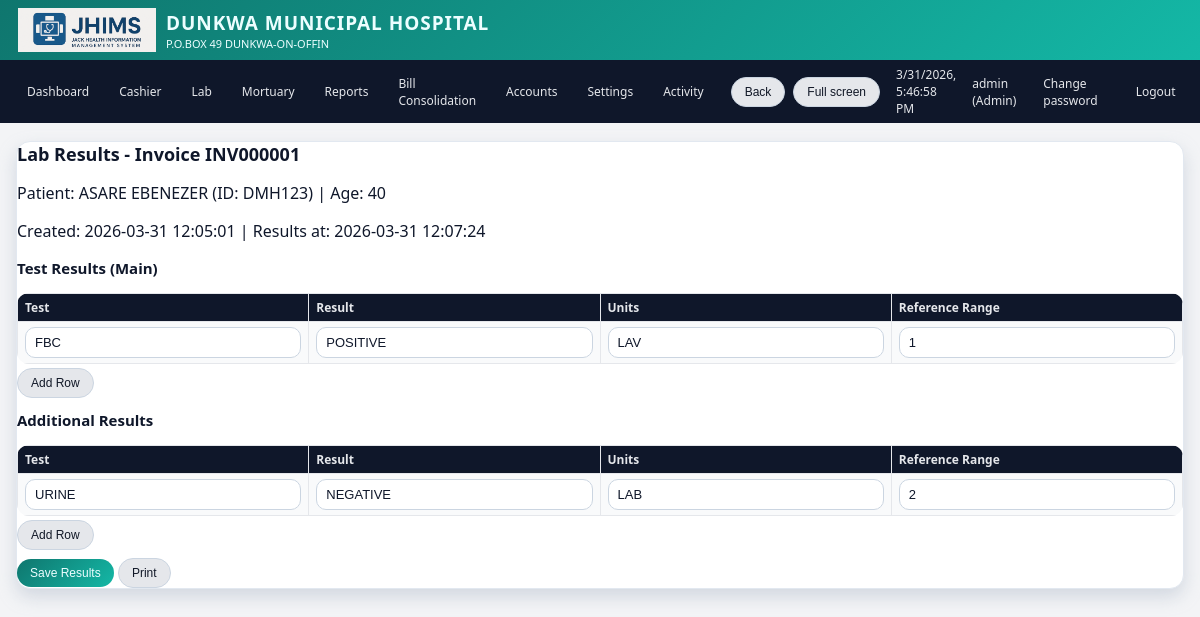
The app's page /lab/results/1 (signed in) with its own data.
### tables this page shows
CREATE TABLE lab_requests(id INTEGER PRIMARY KEY AUTOINCREMENT,created_at TEXT,patient_id TEXT,patient_name TEXT,age TEXT,insured_status TEXT,tests_json TEXT,total_amount REAL,invoice_no TEXT,is_paid INTEGER DEFAULT 0,results_json TEXT,results_at TEXT);

### app.py (the view, shortened to what this page needs)
@app.route("/lab/results/<int:req_id>", methods=["GET", "POST"])
@login_required(role="Lab")
def lab_results(req_id):
    conn = get_db()
    c = conn.cursor()
    c.execute("SELECT * FROM lab_requests WHERE id=?", (req_id,))
    req = c.fetchone()
    conn.close()
    if not req:
        flash("Lab request not found.", "danger")
        return redirect(url_for("lab"))
    try:
        tests = json.loads(req["tests_json"] or "[]")
    except Exception:
        tests = []
    try:
        results = json.loads(req["results_json"] or "[]")
    except Exception:
        results = []
    return render_template("lab_results.html", req=req, tests=tests, results=results)

### app.py (called while the page is built)
def get_db():
    conn = sqlite3.connect(DB_PATH)
    conn.row_factory = sqlite3.Row
    return conn

def login_required(role=None):
    def deco(f):
        @wraps(f)
        def wrapper(*args, **kwargs):
            if "user" not in session:
                return redirect(url_for("login"))
            if role and session.get("role") not in (role, "Admin"):
                flash("Access denied for your role.", "danger")
                return redirect(url_for("dashboard"))
            return f(*args, **kwargs)
        return wrapper
    return deco

@app.before_request
def startup():
    init_db()

@app.context_processor
def inject_globals():
    conn = get_db()
    c = conn.cursor()
    c.execute("SELECT name, insured_price, non_insured_price FROM lab_test_prices ORDER BY name")
    tests = c.fetchall()
    c.execute("SELECT name FROM services ORDER BY name")
    services = [r["name"] for r in c.fetchall()]
    conn.close()
    return dict(
        APP_NAME=APP_NAME,
        HOSPITAL_NAME=HOSPITAL_NAME,
        HOSPITAL_ADDRESS=HOSPITAL_ADDRESS,
        HOSPITAL_PHONE=HOSPITAL_PHONE,
        POWERED_BY=POWERED_BY,
        LAB_TESTS=tests,
        SERVICES=services,
        now=datetime.now,
    )

### templates/lab_results.html (shortened to what this page needs)
{% extends "base.html" %}
{% block content %}
<div class="card">
  <h2>Lab Results - Invoice {{ req.invoice_no }}</h2>
  <p>Patient: {{ req.patient_name }} (ID: {{ req.patient_id }}) | Age: {{ req.age }}</p>
  <p>Created: {{ req.created_at }} | Results at: {{ req.results_at or 'Not yet' }}</p>
  <form method="post" class="no-print" onsubmit="return beforeSubmit()">
    <h3>Test Results (Main)</h3>
    <table>
      <thead><tr><th>Test</th><th>Result</th><th>Units</th><th>Reference Range</th></tr></thead>
      <tbody id="res_main"></tbody>
    </table>
    <button class="btn btn-secondary" type="button" onclick="addResultRow('res_main')" style="margin-top:4px;">Add Row</button>
    <h3 style="margin-top:12px;">Additional Results</h3>
    <table>
      <thead><tr><th>Test</th><th>Result</th><th>Units</th><th>Reference Range</th></tr></thead>
      <tbody id="res_extra"></tbody>
    </table>
    <button class="btn btn-secondary" type="button" onclick="addResultRow('res_extra')" style="margin-top:4px;">Add Row</button>
    <div style="margin-top:8px;">
      <button class="btn btn-primary" type="submit">Save Results</button>
      <button class="btn btn-secondary" type="button" onclick="window.print()">Print</button>
    </div>
  </form>
</div>
{% endblock %}

### templates/base.html (style rules this page uses)
:root { --accent:#0f766e; --accent-strong:#0d9488; --accent-soft:#a7f3d0; --danger:#b91c1c; --border-soft:#e2e8f0; --bg-light:#f3f4f6; --bg-card:#ffffff; --text-main:#0f172a; --text-muted:#6b7280; }
* { box-sizing:border-box; }
body { margin:0; font-family:system-ui,-apple-system,BlinkMacSystemFont,"Segoe UI",sans-serif; }
body.theme-light { background:var(--bg-light); color:var(--text-main); }
body.theme-light .card { background:var(--bg-card); border-radius:14px; border:1px solid var(--border-soft); box-shadow:0 8px 18px rgba(148,163,184,.35); }
body.theme-light table { background:#f9fafb; }
body.theme-light th { background:#0f172a; color:#e5e7eb; }
.card h2 { margin-top:0; font-size:18px; }
.card h3 { margin-top:0; font-size:15px; }
.btn { display:inline-flex; align-items:center; justify-content:center; gap:5px; padding:7px 13px; border-radius:999px; border:none; font-size:12px; font-weight:500; cursor:pointer; white-space:nowrap; transition:.16s transform,.16s box-shadow,.16s background; }
.btn-primary { background:linear-gradient(135deg,#0f766e,#14b8a6); color:#ecfeff; }
.btn-secondary { background:#e5e7eb; color:#111827; border:1px solid #cbd5e1; }
table { width:100%; border-collapse:collapse; font-size:12px; border-radius:12px; overflow:hidden; }
th,td { border:1px solid #e5e7eb; padding:5px 7px; text-align:left; }

### records on screen
lab_requests: invoice_no "INV000001", patient_name "ASARE EBENEZER", patient_id "DMH123", age "40", created_at "2026-03-31 12:05:01", results_at "2026-03-31 12:07:24"

### other values on screen
{{ HOSPITAL_NAME }} "DUNKWA MUNICIPAL HOSPITAL"
{{ HOSPITAL_ADDRESS }} "P.O.BOX 49 DUNKWA-ON-OFFIN"
{{ session.get('user') }} "admin"
{{ session.get('role') }} "Admin"
